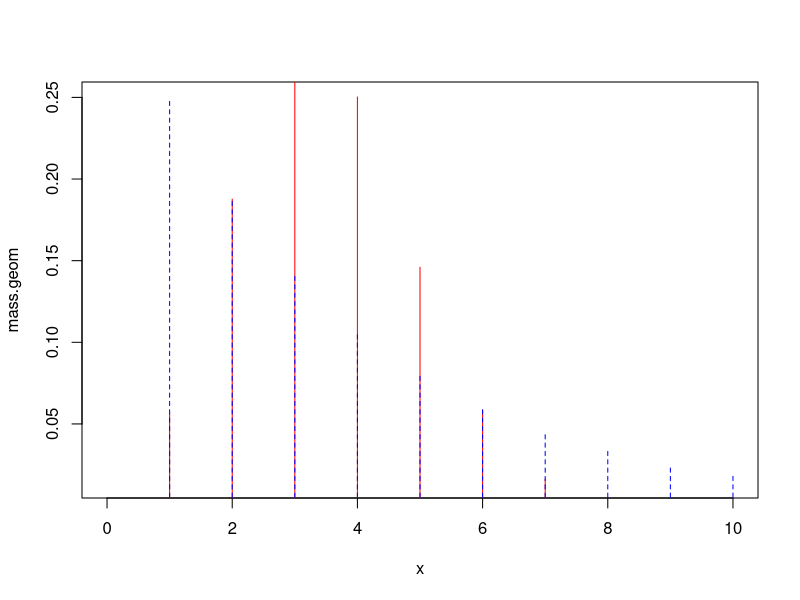
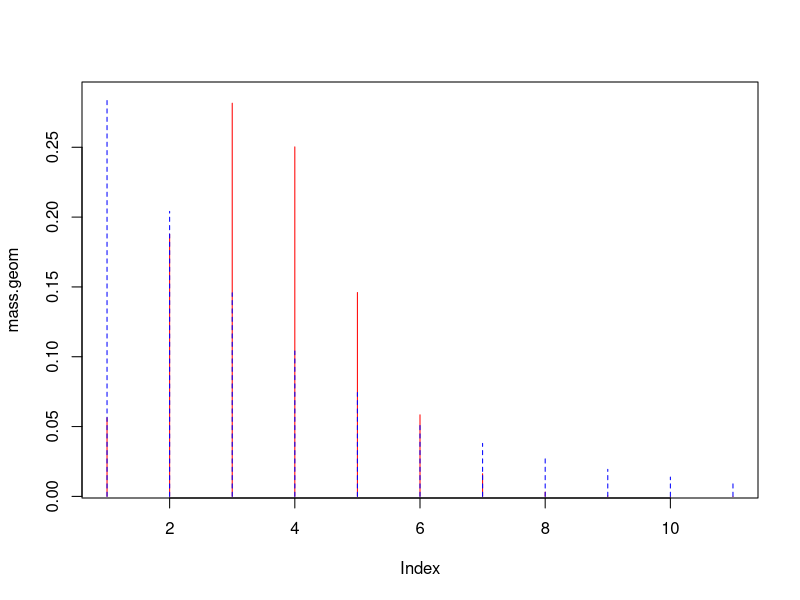

R code for these plots, in order:
###########################################
## Accept Reject algorithm to draw from
## Binomial(n,p)
###########################################
# setting the seed makes it so that the same sets of
# random variables are realized.
set.seed(1)  

# Function draws one value from Binom(n,p)
# n = number of trials
# p = probability of success
draw_binom <- function(n, p)
{
  accept <- 0 # Will track the acceptance
  try <- 0 # Will track the number of proposals
  
  # upper bound calculated in the notes
  x <- 0:n
  all_c <- choose(n,x) * (1-p)^(n - 2*x) * p^(x-1)  # from notes
  c <-  max(all_c) # what is the value of c ?
    
    
    while(accept == 0)
    {
      try <- try + 1
      
      U <- runif(1)
      prop <- rgeom(1, prob = p) #draw proposal
      
      ratio <-  dbinom(x=prop,size=n,prob=p)/
        (c*dgeom(x=prop,prob=p))# calculate the ratio
        if(U < ratio)
        {
          accept <- 1
          rtn <- prop
        }
    }
  return(c(rtn, try))
}

draw_binom(n = 10, p = .25)


###
# If we want X1, ..., Xn ~ Binom(n.p)
# we need to call the function multiple times

# sample size
N <- 1e3
samp <- numeric(N)
n.try <- numeric(N)
for(t in 1:N)
{
  # I use as a dummy variable often
  foo <- draw_binom(n = 10, p = .25)
  samp[t] <- foo[1]
  n.try[t] <- foo[2]
}
mean(samp) #should be n*p = 2.5
mean(n.try)


###########################################
## A closer look at Binomial and Geometric
###########################################
# Turns out, this choice of Binomial and Geometric
# can work, but not always. In the code below, 
# increase n to see what happens

p <- .25
n <- 10
x <- 0:(n)
mass.geom <- dgeom(x, p)
mass.bin <- dbinom(x, size = n, prob = p)

all_c <- choose(n,x) * (1-p)^(n - 2*x) * p^(x-1)
(c <- max(all_c))


plot(x, mass.geom, pch = 16, col = "red", type= "n")
points(mass.bin, pch = 16, col = "red", type= "h")
points(mass.geom, pch = 16, col = "blue", type = "h", lty = 2)


# Matching the means:
# choosing p* for rgeom so that np = (1-p*)/p*
p.star <- 1/(n*p + 1)
mass.geom <- dgeom(x, p.star)
mass.bin <- dbinom(x, size = n, prob = p)

all_c <- choose(n,x) * (1-p.star)^(n - 2*x) * p.star^(x-1)
(c <- max(all_c))


plot(mass.geom, pch = 16, col = "red", type= "n")
points(mass.bin, pch = 16, col = "red", type= "h")
points(mass.geom, pch = 16, col = "blue", type = "h", lty = 2)

